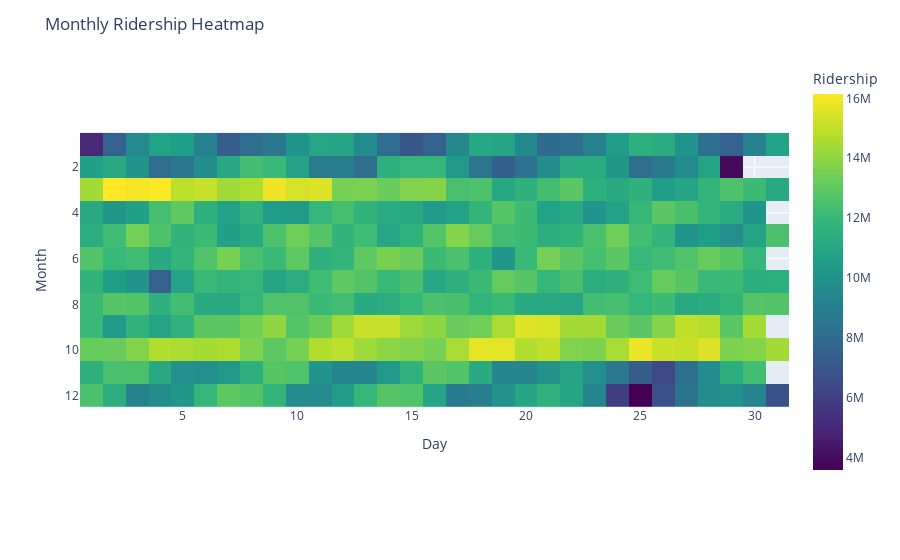

Here is the notebook cell this chart was saved with:
### Code cell
import plotly.express as px
import pandas as pd

# Sample data
data = df
data['Date'] = pd.to_datetime(data['Date'])

# Creating a pivot table for ridership data
pivot_table = data.pivot_table(
    index=data['Date'].dt.month,  # Y-axis: months
    columns=data['Date'].dt.day,  # X-axis: days
    values='Subways: Total Estimated Ridership',  # Ridership values
    aggfunc='sum'
)

# Create heatmap
fig = px.imshow(pivot_table,
                labels=dict(x="Day", y="Month", color="Ridership"),
                x=pivot_table.columns,
                y=pivot_table.index,
                color_continuous_scale='Viridis')

fig.update_layout(title='Monthly Ridership Heatmap')
fig.show()

### Figure 1 — Plotly figure (JSON) as saved in the notebook; plotly's stock layout.template omitted (floating-point values rounded to 4 significant figures; data arrays with more than 128 entries replaced by an {"elided": "..."} marker saying what was removed)
{"data": [{"coloraxis": "coloraxis", "hovertemplate": "Day: %{x}<br>Month: %{y}<br>Ridership: %{z}<extra></extra>", "name": "0", "type": "heatmap", "x": [1, 2, 3, 4, 5, 6, 7, 8, 9, 10, 11, 12, 13, 14, 15, 16, 17, 18, 19, 20, 21, 22, 23, 24, 25, 26, 27, 28, 29, 30, 31], "xaxis": "x", "y": [1, 2, 3, 4, 5, 6, 7, 8, 9, 10, 11, 12], "yaxis": "y", "z": {"elided": "12x31 int values"}}], "layout": {"coloraxis": {"colorbar": {"title": {"text": "Ridership"}}, "colorscale": [[0, "#440154"], [0.1111, "#482878"], [0.2222, "#3e4989"], [0.3333, "#31688e"], [0.4444, "#26828e"], [0.5556, "#1f9e89"], [0.6667, "#35b779"], [0.7778, "#6ece58"], [0.8889, "#b5de2b"], [1, "#fde725"]]}, "margin": {"t": 60}, "title": {"text": "Monthly Ridership Heatmap"}, "xaxis": {"anchor": "y", "constrain": "domain", "domain": [0, 1], "scaleanchor": "y", "title": {"text": "Day"}}, "yaxis": {"anchor": "x", "autorange": "reversed", "constrain": "domain", "domain": [0, 1], "title": {"text": "Month"}}}}
